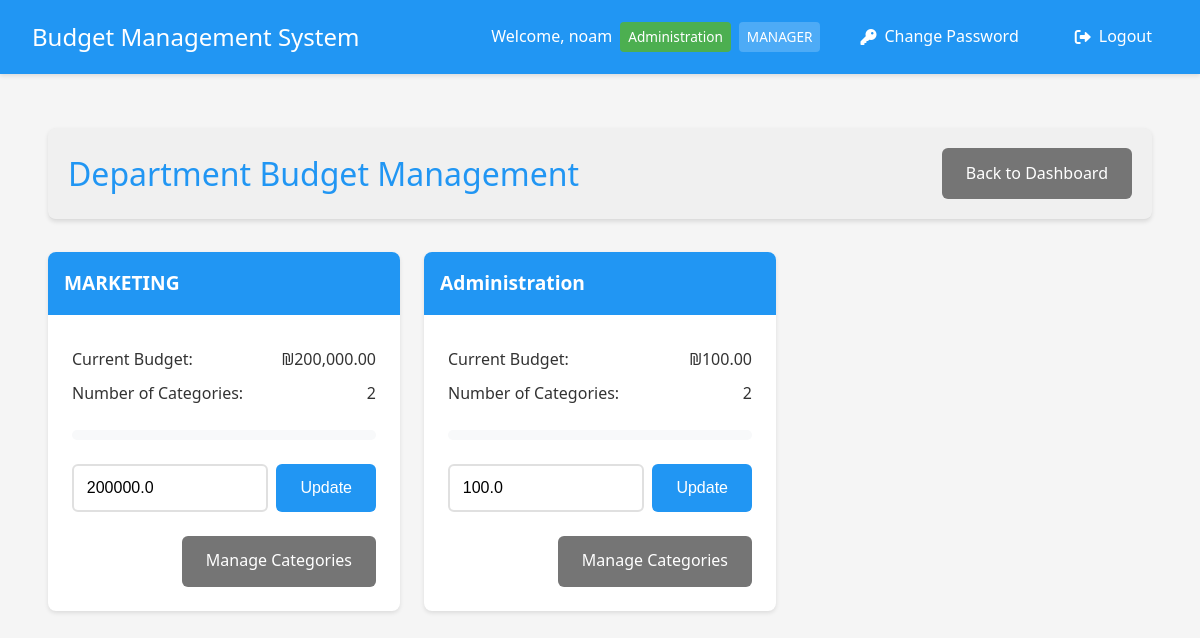
Screenshot of /manager/departments (signed in) with the database file from the repository.
### app.py (models this page shows, shortened)
class User(UserMixin, db.Model):
    __tablename__ = 'user'
    id = db.Column(db.Integer, primary_key=True)
    username = db.Column(db.String(80), unique=True, nullable=False)
    email = db.Column(db.String(120), unique=False, nullable=False)
    password = db.Column(db.String(120), nullable=False)
    is_manager = db.Column(db.Boolean, default=False)
    is_admin = db.Column(db.Boolean, default=False)
    is_accounting = db.Column(db.Boolean, default=False)
    status = db.Column(db.String(20), default='active')  # active, inactive, pending
    department_id = db.Column(db.Integer, db.ForeignKey('department.id'))
    home_department = db.relationship('Department',
                                    foreign_keys=[department_id],
                                    back_populates='employees')
    managed_departments = db.relationship('Department',
                                       secondary=manager_departments,
                                       backref=db.backref('department_managers', lazy='dynamic'))
    submitted_expenses = db.relationship('Expense',
                                       primaryjoin='User.id==Expense.user_id',
                                       backref='submitter',
                                       lazy=True)
    handled_expenses = db.relationship('Expense',
                                     primaryjoin='User.id==Expense.manager_id',
                                     backref='handler',
                                     lazy=True)

class Department(db.Model):
    __tablename__ = 'department'
    id = db.Column(db.Integer, primary_key=True)
    name = db.Column(db.String(100), nullable=False)
    budget = db.Column(db.Float, default=0.0)
    employees = db.relationship('User', foreign_keys='User.department_id', back_populates='home_department')
    categories = db.relationship('Category', backref='department', lazy=True)

### app.py (the view)
@app.route('/manager/departments')
@login_required
def manage_departments():
    if not current_user.is_manager:
        flash('Access denied. Manager privileges required.', 'danger')
        return redirect(url_for('index'))
    if current_user.username == 'admin':
        departments = Department.query.all()
    else:
        departments = current_user.managed_departments
    return render_template('manage_departments.html', departments=departments)

### app.py (called while the page is built)
@login_manager.user_loader
def load_user(user_id):
    user = User.query.get(int(user_id))
    if user and user.status == 'inactive':
        return None
    return user

@app.template_filter('min_value')
def min_value(value, limit):
    return min(value, limit)

@app.template_filter('format_currency')
def format_currency(value):
    return f"₪{value:,.2f}"

### templates/manage_departments.html (shortened to what this page needs)
{% extends "base.html" %}
{% block content %}
<div class="container">
    <header class="dashboard-header">
        <h1>Department Budget Management</h1>
        <div class="header-actions">
            <a href="{{ url_for('manager_dashboard') }}" class="button secondary">Back to Dashboard</a>
        </div>
    </header>
    <div class="budget-grid">
        {% for department in departments %}
        <div class="budget-card">
            <div class="budget-header">
                <h3>{{ department.name }}</h3>
            </div>
            <div class="budget-body">
                <div class="budget-info">
                    <p><strong>Current Budget:</strong> {{ department.budget|format_currency }}</p>
                    <p><strong>Number of Categories:</strong> {{ department.categories|length }}</p>
                </div>
                <div class="budget-progress">
                    {% set total_expenses = namespace(value=0) %}
                    {% for user in department.users %}
                        {% for expense in user.expenses %}
                            {% if expense.status == 'approved' %}
                                {% set total_expenses.value = total_expenses.value + expense.amount %}
                            {% endif %}
                        {% endfor %}
                    {% endfor %}
                    {% set usage_percent = (total_expenses.value / department.budget * 100) if department.budget > 0 else 0 %}
                    <div class="progress-bar">
                    </div>
                </div>
                <div class="budget-form">
                    <div class="budget-input">
                        <input type="number" step="0.01" min="0" value="{{ department.budget }}" id="budget-{{ department.id }}" class="form-control">
                        <button onclick="updateBudget({{ department.id }})" class="button primary">Update</button>
                    </div>
                </div>
                <div class="budget-actions">
                    <a href="{{ url_for('manage_categories', dept_id=department.id) }}" class="button secondary">Manage Categories</a>
                </div>
            </div>
        </div>
        {% endfor %}
    </div>
</div>
{% endblock %}

### templates/base.html (shortened to what this page needs)
<!DOCTYPE html>
<html lang="en">
<head>
    <link rel="stylesheet" href="{{ url_for('static', filename='style.css') }}">
    <link href="https://cdnjs.cloudflare.com/ajax/libs/font-awesome/6.0.0/css/all.min.css" rel="stylesheet">
</head>
<body>
    <nav class="navbar">
        <div class="nav-brand">Budget Management System</div>
        <div class="nav-items">
            {% if current_user.is_authenticated %}
                <span class="user-info">
                    Welcome, {{ current_user.username }}
                    {% if current_user.home_department %}
                        <span class="badge department">{{ current_user.home_department.name }}</span>
                    {% endif %}
                    {% if current_user.is_admin %}
                        <span class="badge admin">ADMIN</span>
                    {% elif current_user.is_manager %}
                        <span class="badge">MANAGER</span>
                    {% elif current_user.is_accounting %}
                        <span class="badge accounting">ACCOUNTING</span>
                    {% endif %}
                </span>
                <a href="{{ url_for('change_password') }}" class="nav-link">
                    <i class="fas fa-key"></i> Change Password
                </a>
                <a href="{{ url_for('logout') }}" class="nav-link">
                    <i class="fas fa-sign-out-alt"></i> Logout
                </a>
            {% else %}
                <a href="{{ url_for('login') }}" class="nav-link">
                    <i class="fas fa-sign-in-alt"></i> Login
                </a>
            {% endif %}
        </div>
    </nav>
    <div class="content">
        {% block content %}{% endblock %}
    </div>
</body>
</html>

### static/style.css (style rules this page uses)
:root { --primary-color: #2196F3; --secondary-color: #FFC107; --success-color: #4CAF50; --danger-color: #f44336; --text-color: #333; --bg-color: #f5f5f5; --card-bg: #ffffff; --background-light: #f8f9fa; }
* { margin: 0; padding: 0; box-sizing: border-box; transition: all 0.3s ease; }
body { font-family: 'Segoe UI', Roboto, Arial, sans-serif; background-color: var(--bg-color); color: var(--text-color); line-height: 1.6; }
.container { max-width: 1200px; margin: 0 auto; padding: 1rem; }
header { background-color: var(--card-bg); padding: 1rem 2rem; box-shadow: 0 2px 4px rgba(0,0,0,0.1); margin-bottom: 2rem; border-radius: 8px; display: flex; justify-content: space-between; align-items: center; }
.dashboard-header { background-color: var(--card-bg); padding: 1.5rem 2rem; box-shadow: 0 2px 4px rgba(0,0,0,0.1); margin-bottom: 2rem; border-radius: 8px; display: flex; justify-content: space-between; align-items: center; }
.dashboard-header h1 { margin: 0; color: var(--primary-color); }
h1 { color: var(--primary-color); font-weight: 500; margin-bottom: 1.5rem; }
input[type="text"], input[type="password"], input[type="number"], textarea { width: 100%; padding: 0.8rem; border: 2px solid #e0e0e0; border-radius: 6px; font-size: 1rem; transition: border-color 0.3s ease; }
.button, button { display: inline-flex; align-items: center; justify-content: center; padding: 0.8rem 1.5rem; border: none; border-radius: 6px; font-size: 1rem; font-weight: 500; cursor: pointer; text-decoration: none; transition: transform 0.2s ease, box-shadow 0.2s ease; }
.button.primary { background-color: var(--primary-color); color: white; }
.button.secondary { background-color: #757575; color: white; }
.header-actions { display: flex; gap: 1rem; align-items: center; }
.budget-grid { display: grid; grid-template-columns: repeat(auto-fill, minmax(300px, 1fr)); gap: 1.5rem; margin-top: 1.5rem; }
.budget-card { background: white; border-radius: 8px; box-shadow: 0 2px 4px rgba(0,0,0,0.1); overflow: hidden; transition: transform 0.2s ease-in-out, box-shadow 0.2s ease-in-out; }
.budget-header { padding: 1rem; background: var(--primary-color); color: white; }
.budget-header h3 { margin: 0; font-size: 1.2rem; }
.budget-body { padding: 1.5rem; }
.budget-info { margin-bottom: 1.5rem; }
.budget-info p { margin: 0.5rem 0; color: var(--text-color); display: flex; justify-content: space-between; align-items: center; }
.budget-info p strong { font-weight: 500; }
.budget-progress { margin: 1.5rem 0; }
.progress-bar { width: 100%; height: 10px; background-color: var(--background-light); border-radius: 5px; overflow: hidden; position: relative; }
.budget-form { margin-top: 1.5rem; }
.budget-input { display: flex; gap: 0.5rem; }
.budget-input input { flex: 1; }
.budget-actions { margin-top: 1.5rem; display: flex; justify-content: flex-end; }
.navbar { background-color: var(--primary-color); padding: 1rem 2rem; color: white; display: flex; justify-content: space-between; align-items: center; box-shadow: 0 2px 4px rgba(0,0,0,0.1); position: fixed; top: 0; left: 0; right: 0; z-index: 1000; }
.nav-brand { font-size: 1.5rem; font-weight: 500; }
.nav-items { display: flex; align-items: center; gap: 1rem; }
.user-info { display: flex; align-items: center; gap: 0.5rem; }
.badge { background-color: var(--secondary-color); color: var(--text-color); padding: 0.25rem 0.5rem; border-radius: 4px; font-size: 0.8rem; font-weight: 500; }
.nav-link { color: white; text-decoration: none; padding: 0.5rem 1rem; border-radius: 4px; transition: background-color 0.3s; display: flex; align-items: center; gap: 0.5rem; }
.nav-link i { font-size: 1rem; }
.content { padding: 2rem; margin-top: 80px; }

### templates/base.html (style rules this page uses)
.navbar { background-color: #2196F3; padding: 1rem 2rem; box-shadow: 0 2px 4px rgba(0,0,0,0.1); display: flex; justify-content: space-between; align-items: center; }
.nav-brand { color: white; font-size: 1.5rem; font-weight: 500; }
.nav-items { display: flex; align-items: center; gap: 1.5rem; }
.nav-link { color: white; text-decoration: none; padding: 0.5rem 1rem; border-radius: 4px; transition: background-color 0.3s; }
.user-info { color: white; display: flex; align-items: center; gap: 0.5rem; }
.badge { padding: 4px 8px; border-radius: 4px; font-size: 0.85em; font-weight: 500; background-color: rgba(255,255,255,0.2); color: white; }
.badge.department { background-color: #4CAF50; }

### templates/manage_departments.html (style rules this page uses)
.dashboard-header { background-color: #f0f0f0; padding: 20px; border-bottom: 1px solid #ddd; }

### rows the page displays
User: username "noam"
Department: home_department.name "Administration", name "Administration", budget "₪100.00", categories|length "2", budget "100.0"
Department: name "MARKETING", budget "₪200,000.00", categories|length "2", budget "200000.0"
